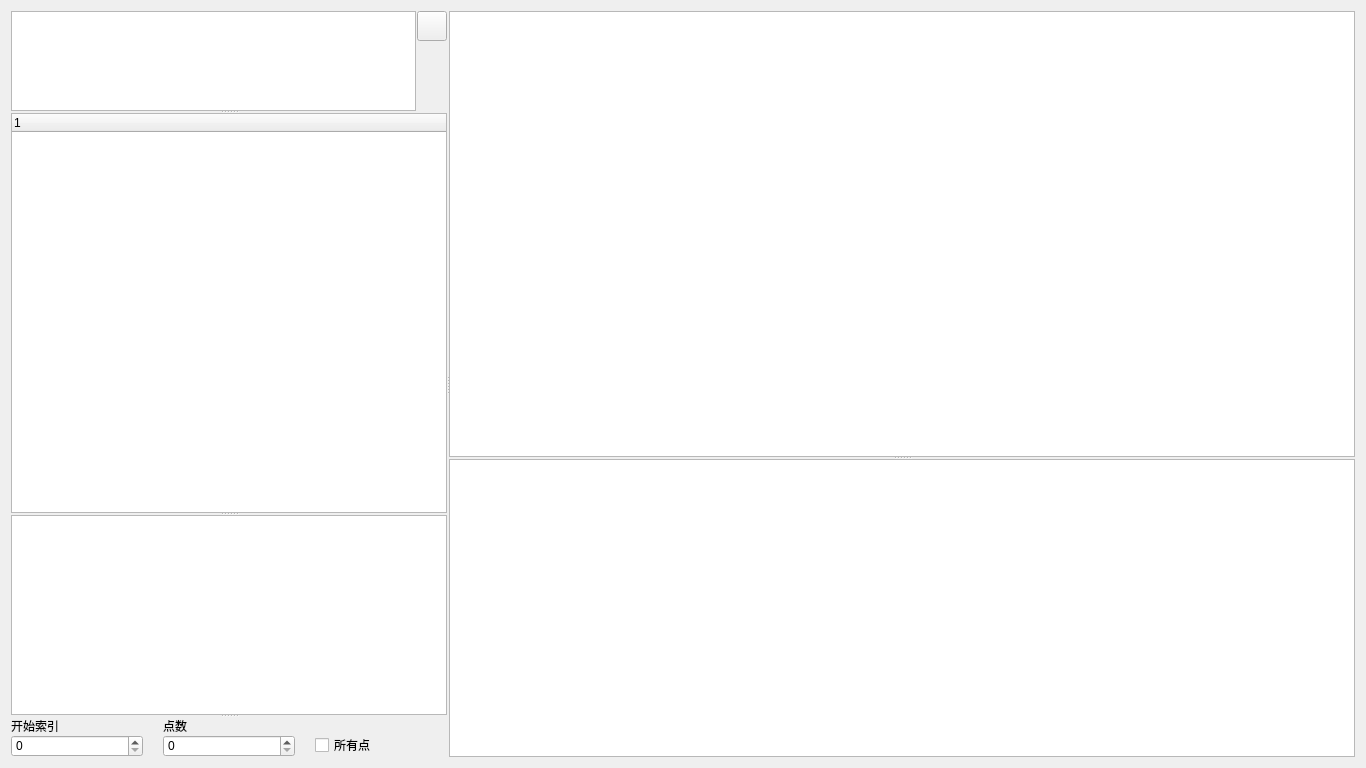
<?xml version="1.0" encoding="UTF-8"?>
<ui version="4.0">
 <class>TDMSViewer</class>
 <widget class="QWidget" name="TDMSViewer">
  <property name="geometry">
   <rect>
    <x>0</x>
    <y>0</y>
    <width>1366</width>
    <height>768</height>
   </rect>
  </property>
  <property name="sizePolicy">
   <sizepolicy hsizetype="Preferred" vsizetype="Preferred">
    <horstretch>1</horstretch>
    <verstretch>9</verstretch>
   </sizepolicy>
  </property>
  <property name="minimumSize">
   <size>
    <width>1366</width>
    <height>768</height>
   </size>
  </property>
  <property name="windowTitle">
   <string>Form</string>
  </property>
  <layout class="QGridLayout" name="gridLayout_4">
   <item row="0" column="0">
    <widget class="QSplitter" name="splitter_all">
     <property name="orientation">
      <enum>Qt::Horizontal</enum>
     </property>
     <property name="handleWidth">
      <number>2</number>
     </property>
     <property name="childrenCollapsible">
      <bool>false</bool>
     </property>
     <widget class="QSplitter" name="splitter_left">
      <property name="sizePolicy">
       <sizepolicy hsizetype="Expanding" vsizetype="Expanding">
        <horstretch>3</horstretch>
        <verstretch>0</verstretch>
       </sizepolicy>
      </property>
      <property name="minimumSize">
       <size>
        <width>200</width>
        <height>0</height>
       </size>
      </property>
      <property name="maximumSize">
       <size>
        <width>16777215</width>
        <height>16777215</height>
       </size>
      </property>
      <property name="orientation">
       <enum>Qt::Vertical</enum>
      </property>
      <property name="handleWidth">
       <number>2</number>
      </property>
      <property name="childrenCollapsible">
       <bool>false</bool>
      </property>
      <widget class="QWidget" name="widget" native="true">
       <property name="sizePolicy">
        <sizepolicy hsizetype="Preferred" vsizetype="Preferred">
         <horstretch>0</horstretch>
         <verstretch>1</verstretch>
        </sizepolicy>
       </property>
       <property name="maximumSize">
        <size>
         <width>16777215</width>
         <height>150</height>
        </size>
       </property>
       <layout class="QGridLayout" name="gridLayout_2">
        <property name="leftMargin">
         <number>0</number>
        </property>
        <property name="topMargin">
         <number>0</number>
        </property>
        <property name="rightMargin">
         <number>0</number>
        </property>
        <property name="bottomMargin">
         <number>0</number>
        </property>
        <item row="0" column="0">
         <layout class="QGridLayout" name="gridLayout">
          <property name="horizontalSpacing">
           <number>1</number>
          </property>
          <property name="verticalSpacing">
           <number>0</number>
          </property>
          <item row="1" column="1">
           <spacer name="verticalSpacer">
            <property name="orientation">
             <enum>Qt::Vertical</enum>
            </property>
            <property name="sizeHint" stdset="0">
             <size>
              <width>20</width>
              <height>58</height>
             </size>
            </property>
           </spacer>
          </item>
          <item row="0" column="1">
           <widget class="QPushButton" name="ui_file_dialog_btn">
            <property name="sizePolicy">
             <sizepolicy hsizetype="Fixed" vsizetype="Fixed">
              <horstretch>0</horstretch>
              <verstretch>0</verstretch>
             </sizepolicy>
            </property>
            <property name="minimumSize">
             <size>
              <width>30</width>
              <height>30</height>
             </size>
            </property>
            <property name="maximumSize">
             <size>
              <width>30</width>
              <height>30</height>
             </size>
            </property>
            <property name="styleSheet">
             <string notr="true">background-image:url(:/file dialog btn.png)</string>
            </property>
            <property name="text">
             <string/>
            </property>
            <property name="iconSize">
             <size>
              <width>16</width>
              <height>16</height>
             </size>
            </property>
            <property name="checkable">
             <bool>false</bool>
            </property>
           </widget>
          </item>
          <item row="0" column="0" rowspan="2">
           <widget class="QPlainTextEdit" name="ui_file_path">
            <property name="sizePolicy">
             <sizepolicy hsizetype="Expanding" vsizetype="Preferred">
              <horstretch>0</horstretch>
              <verstretch>0</verstretch>
             </sizepolicy>
            </property>
            <property name="minimumSize">
             <size>
              <width>0</width>
              <height>100</height>
             </size>
            </property>
            <property name="maximumSize">
             <size>
              <width>16777215</width>
              <height>16777215</height>
             </size>
            </property>
           </widget>
          </item>
         </layout>
        </item>
       </layout>
      </widget>
      <widget class="QTreeWidget" name="ui_file_content">
       <property name="sizePolicy">
        <sizepolicy hsizetype="Expanding" vsizetype="Preferred">
         <horstretch>0</horstretch>
         <verstretch>6</verstretch>
        </sizepolicy>
       </property>
       <property name="minimumSize">
        <size>
         <width>0</width>
         <height>0</height>
        </size>
       </property>
       <property name="autoFillBackground">
        <bool>false</bool>
       </property>
       <property name="midLineWidth">
        <number>0</number>
       </property>
       <column>
        <property name="text">
         <string notr="true">1</string>
        </property>
       </column>
      </widget>
      <widget class="QTableWidget" name="ui_property_list">
       <property name="sizePolicy">
        <sizepolicy hsizetype="Expanding" vsizetype="Expanding">
         <horstretch>0</horstretch>
         <verstretch>3</verstretch>
        </sizepolicy>
       </property>
       <property name="minimumSize">
        <size>
         <width>0</width>
         <height>0</height>
        </size>
       </property>
      </widget>
      <widget class="QWidget" name="widget_2" native="true">
       <property name="sizePolicy">
        <sizepolicy hsizetype="Preferred" vsizetype="Fixed">
         <horstretch>0</horstretch>
         <verstretch>1</verstretch>
        </sizepolicy>
       </property>
       <property name="minimumSize">
        <size>
         <width>0</width>
         <height>0</height>
        </size>
       </property>
       <property name="maximumSize">
        <size>
         <width>16777215</width>
         <height>40</height>
        </size>
       </property>
       <layout class="QGridLayout" name="gridLayout_3">
        <property name="leftMargin">
         <number>0</number>
        </property>
        <property name="topMargin">
         <number>0</number>
        </property>
        <property name="rightMargin">
         <number>0</number>
        </property>
        <property name="bottomMargin">
         <number>0</number>
        </property>
        <item row="0" column="0">
         <layout class="QHBoxLayout" name="horizontalLayout">
          <property name="spacing">
           <number>20</number>
          </property>
          <item>
           <layout class="QVBoxLayout" name="verticalLayout">
            <property name="spacing">
             <number>0</number>
            </property>
            <item>
             <widget class="QLabel" name="label">
              <property name="text">
               <string>开始索引</string>
              </property>
             </widget>
            </item>
            <item>
             <widget class="QSpinBox" name="ui_start_index"/>
            </item>
           </layout>
          </item>
          <item>
           <layout class="QVBoxLayout" name="verticalLayout_2">
            <property name="spacing">
             <number>0</number>
            </property>
            <item>
             <widget class="QLabel" name="label_2">
              <property name="text">
               <string>点数</string>
              </property>
             </widget>
            </item>
            <item>
             <widget class="QSpinBox" name="ui_samples"/>
            </item>
           </layout>
          </item>
          <item>
           <layout class="QVBoxLayout" name="verticalLayout_3">
            <item>
             <spacer name="verticalSpacer_2">
              <property name="orientation">
               <enum>Qt::Vertical</enum>
              </property>
              <property name="sizeHint" stdset="0">
               <size>
                <width>20</width>
                <height>40</height>
               </size>
              </property>
             </spacer>
            </item>
            <item>
             <widget class="QCheckBox" name="ui_is_all_samples">
              <property name="text">
               <string>所有点</string>
              </property>
             </widget>
            </item>
           </layout>
          </item>
         </layout>
        </item>
       </layout>
      </widget>
     </widget>
     <widget class="QSplitter" name="splitter_right">
      <property name="sizePolicy">
       <sizepolicy hsizetype="Preferred" vsizetype="Expanding">
        <horstretch>7</horstretch>
        <verstretch>0</verstretch>
       </sizepolicy>
      </property>
      <property name="minimumSize">
       <size>
        <width>500</width>
        <height>0</height>
       </size>
      </property>
      <property name="orientation">
       <enum>Qt::Vertical</enum>
      </property>
      <property name="handleWidth">
       <number>2</number>
      </property>
      <property name="childrenCollapsible">
       <bool>false</bool>
      </property>
      <widget class="QChartView" name="ui_graph">
       <property name="sizePolicy">
        <sizepolicy hsizetype="Expanding" vsizetype="Preferred">
         <horstretch>0</horstretch>
         <verstretch>6</verstretch>
        </sizepolicy>
       </property>
       <property name="minimumSize">
        <size>
         <width>0</width>
         <height>0</height>
        </size>
       </property>
      </widget>
      <widget class="QTableView" name="ui_data_list">
       <property name="sizePolicy">
        <sizepolicy hsizetype="Expanding" vsizetype="Preferred">
         <horstretch>0</horstretch>
         <verstretch>4</verstretch>
        </sizepolicy>
       </property>
       <property name="minimumSize">
        <size>
         <width>0</width>
         <height>0</height>
        </size>
       </property>
      </widget>
     </widget>
    </widget>
   </item>
  </layout>
 </widget>
 <customwidgets>
  <customwidget>
   <class>QChartView</class>
   <extends>QGraphicsView</extends>
   <header location="global">qchartview.h</header>
  </customwidget>
 </customwidgets>
 <resources>
  <include location="resource.qrc"/>
 </resources>
 <connections/>
</ui>
